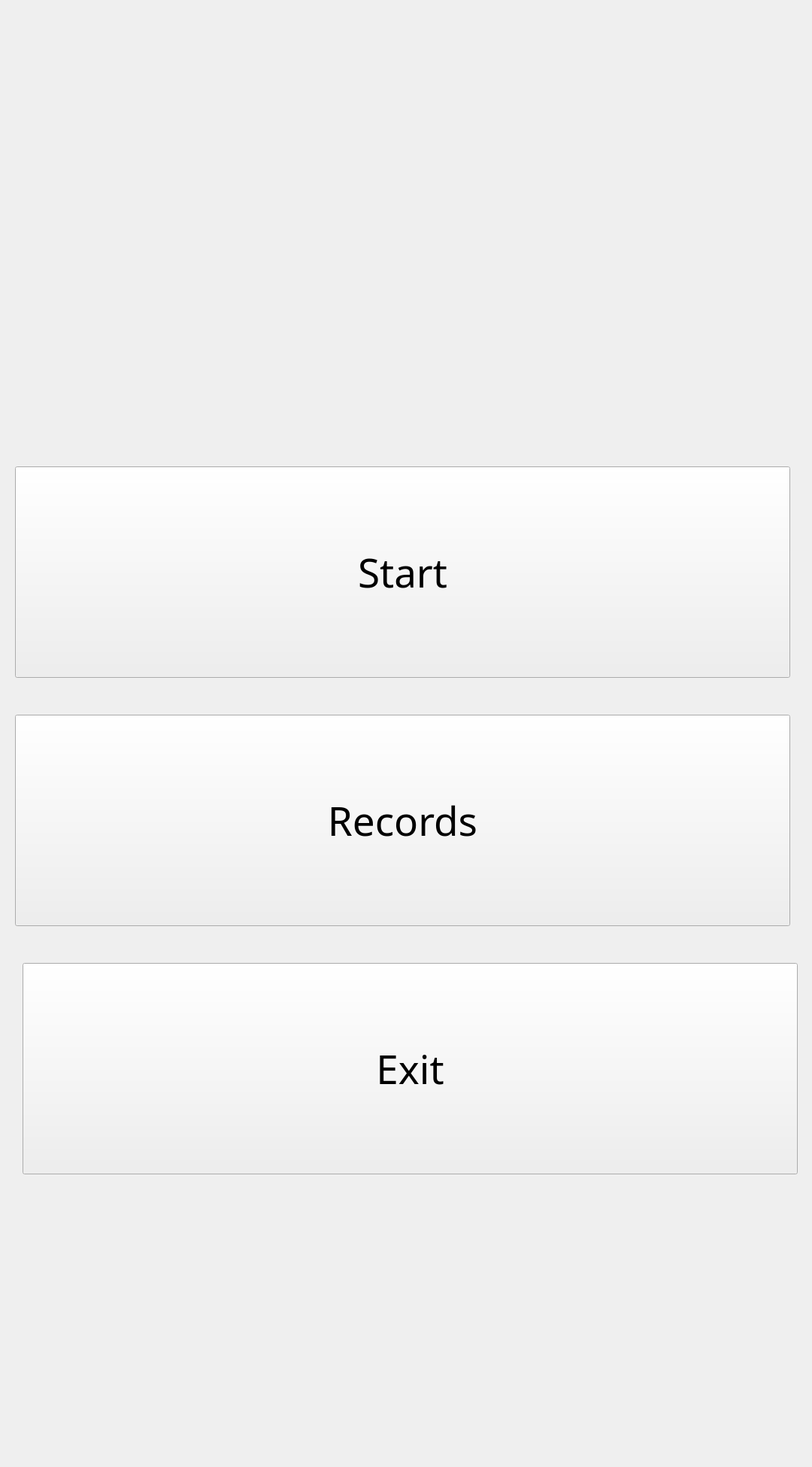
<?xml version="1.0" encoding="UTF-8"?>
<ui version="4.0">
 <class>MainWindow</class>
 <widget class="QMainWindow" name="MainWindow">
  <property name="geometry">
   <rect>
    <x>0</x>
    <y>0</y>
    <width>1080</width>
    <height>1950</height>
   </rect>
  </property>
  <property name="windowTitle">
   <string>MainWindow</string>
  </property>
  <widget class="QWidget" name="centralWidget">
   <widget class="QPushButton" name="pushButton">
    <property name="geometry">
     <rect>
      <x>20</x>
      <y>620</y>
      <width>1031</width>
      <height>281</height>
     </rect>
    </property>
    <property name="font">
     <font>
      <family>Modern</family>
      <pointsize>40</pointsize>
     </font>
    </property>
    <property name="text">
     <string>Start</string>
    </property>
    <property name="iconSize">
     <size>
      <width>300</width>
      <height>300</height>
     </size>
    </property>
   </widget>
   <widget class="QPushButton" name="pushButton_2">
    <property name="geometry">
     <rect>
      <x>20</x>
      <y>950</y>
      <width>1031</width>
      <height>281</height>
     </rect>
    </property>
    <property name="font">
     <font>
      <family>Modern</family>
      <pointsize>40</pointsize>
     </font>
    </property>
    <property name="text">
     <string>Records</string>
    </property>
    <property name="iconSize">
     <size>
      <width>300</width>
      <height>300</height>
     </size>
    </property>
   </widget>
   <widget class="QPushButton" name="pushButton_3">
    <property name="geometry">
     <rect>
      <x>30</x>
      <y>1280</y>
      <width>1031</width>
      <height>281</height>
     </rect>
    </property>
    <property name="font">
     <font>
      <family>Modern</family>
      <pointsize>40</pointsize>
     </font>
    </property>
    <property name="text">
     <string>Exit</string>
    </property>
    <property name="iconSize">
     <size>
      <width>300</width>
      <height>300</height>
     </size>
    </property>
   </widget>
  </widget>
 </widget>
 <layoutdefault spacing="6" margin="11"/>
 <resources/>
 <connections/>
</ui>
